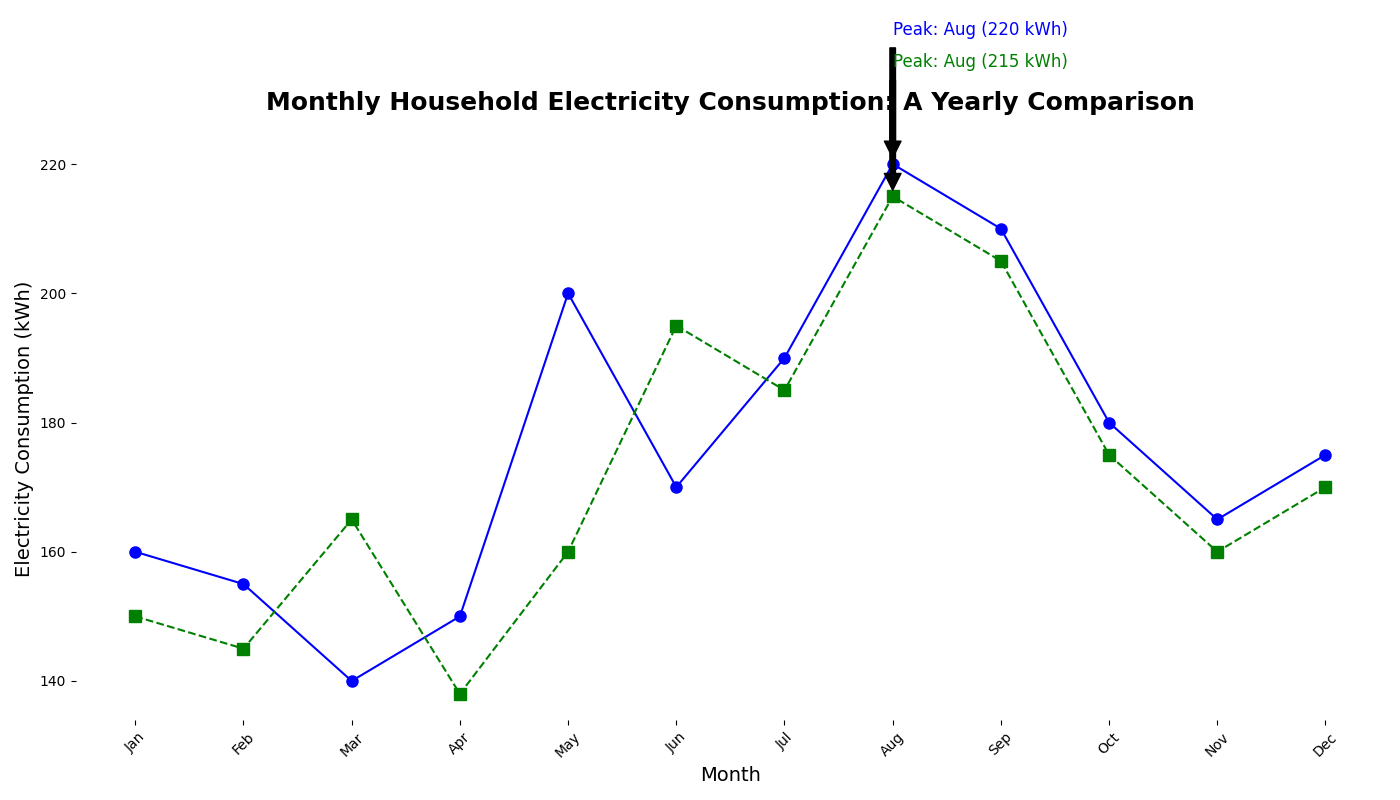

Reproduce this figure in Python.
import matplotlib.pyplot as plt
import numpy as np

# Months
months = np.array([
    'Jan', 'Feb', 'Mar', 'Apr', 'May', 'Jun', 
    'Jul', 'Aug', 'Sep', 'Oct', 'Nov', 'Dec'
])

# Altered electricity consumption data (in kWh) for the current and previous year
consumption_current_year = np.array([160, 155, 140, 150, 200, 170, 190, 220, 210, 180, 165, 175])
consumption_previous_year = np.array([150, 145, 165, 138, 160, 195, 185, 215, 205, 175, 160, 170])

fig, ax = plt.subplots(figsize=(14, 8))

# Plot altered data for the current year
ax.plot(months, consumption_current_year, marker='o', markersize=8, linestyle='-', color='blue')

# Plot altered data for the previous year
ax.plot(months, consumption_previous_year, marker='s', markersize=8, linestyle='--', color='green')

# Adding titles and labels
ax.set_title('Monthly Household Electricity Consumption: A Yearly Comparison', fontsize=18, fontweight='bold', pad=20)
ax.set_xlabel('Month', fontsize=14)
ax.set_ylabel('Electricity Consumption (kWh)', fontsize=14)

# Removing plot borders (spines)
for spine in ax.spines.values():
    spine.set_visible(False)

# Annotating peak consumption points
peak_current = months[np.argmax(consumption_current_year)]
peak_previous = months[np.argmax(consumption_previous_year)]
ax.annotate(f'Peak: {peak_current} ({max(consumption_current_year)} kWh)', 
            xy=(peak_current, max(consumption_current_year)), 
            xytext=(peak_current, max(consumption_current_year) + 20),
            arrowprops=dict(facecolor='black', shrink=0.05),
            fontsize=12, color='blue')
ax.annotate(f'Peak: {peak_previous} ({max(consumption_previous_year)} kWh)', 
            xy=(peak_previous, max(consumption_previous_year)), 
            xytext=(peak_previous, max(consumption_previous_year) + 20),
            arrowprops=dict(facecolor='black', shrink=0.05),
            fontsize=12, color='green')

plt.xticks(rotation=45)
plt.tight_layout()
plt.show()
